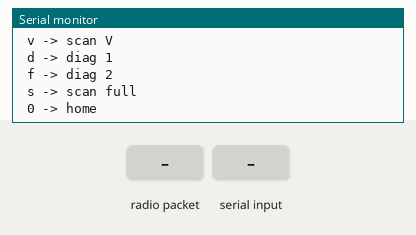
This sketch was run on a simulated Arduino Uno, built with avr-gcc and run on an emulated ATmega328P. Shown: the last lines printed to the serial monitor. Inputs (shaded band) come from the test bench. No radio packets arrive unless stated.

Above: at 1.2 s.
1.3 s: radio packet "1" arrives
At 2.5 s:
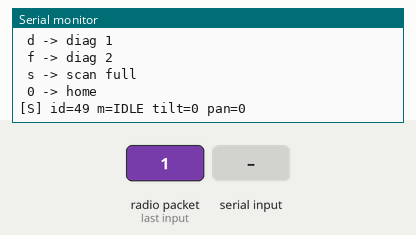
2.8 s: "1" received over Serial
At 3.7 s:
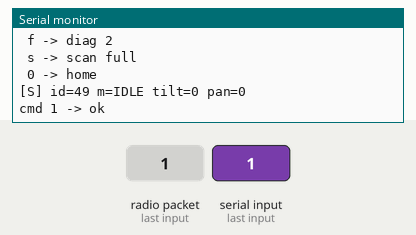
4.3 s: byte 48 ('0') received over Serial
At 4.8 s:
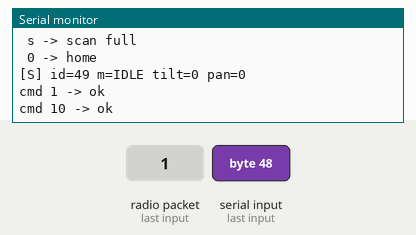

The sketch:

CODE_OUT.ino
```cpp
#include <SPI.h>
#include <RF24.h>

enum TxCmd : uint8_t {
  TXC_NONE = 0,
  TXC_ALL,
  TXC_LASER,
  TXC_SERVOS,
  TXC_RADIO,
  TXC_MCU,
  TXC_SCAN_H,
  TXC_SCAN_V,
  TXC_SCAN_D1,
  TXC_SCAN_D2,
  TXC_ZERO,
  TXC_SCAN_FULL
};

enum TxMode : uint8_t {
  TM_IDLE = 0,
  TM_WAIT,
  TM_H,
  TM_V,
  TM_D1,
  TM_D2,
  TM_TEST
};

enum TxTest : uint8_t {
  TT_NONE = 0,
  TT_LASER,
  TT_SERVOS,
  TT_RADIO,
  TT_MCU,
  TT_ALL
};

struct TxCmdPacket {
  uint8_t dev;
  TxCmd   cmd;
};

struct TxTelPacket {
  uint8_t dev;
  int8_t  tilt;
  int8_t  pan;
  TxMode  mode;
};

struct TxTestPacket {
  uint8_t dev;
  TxTest  test;
  bool    start;
  bool    done;
  bool    ok;
};

const uint8_t TX_RF_CE  = 7;
const uint8_t TX_RF_CSN = 8;

RF24 txRadio(TX_RF_CE, TX_RF_CSN);

const byte PIPE_BASE[6] = "BASE1";
const byte PIPE_NODE[6] = "CUBE1";

const uint8_t RX_NODE_ID = 1;

void sendCmdFrame(TxCmd c) {
  TxCmdPacket p;
  p.dev = RX_NODE_ID;
  p.cmd = c;

  txRadio.stopListening();
  txRadio.openWritingPipe(PIPE_NODE);
  bool sent = txRadio.write(&p, sizeof(p));
  txRadio.startListening();

  Serial.print("cmd ");
  Serial.print((int)c);
  Serial.print(" -> ");
  Serial.println(sent ? "ok" : "err");
}

const char* modeStr(TxMode m) {
  switch (m) {
    case TM_IDLE: return "IDLE";
    case TM_WAIT: return "WAIT";
    case TM_H:    return "H";
    case TM_V:    return "V";
    case TM_D1:   return "D1";
    case TM_D2:   return "D2";
    case TM_TEST: return "TEST";
    default:      return "?";
  }
}

const char* testStr(TxTest t) {
  switch (t) {
    case TT_LASER:  return "LASER";
    case TT_SERVOS: return "SERVOS";
    case TT_RADIO:  return "RADIO";
    case TT_MCU:    return "MCU";
    case TT_ALL:    return "ALL";
    default:        return "NONE";
  }
}

void showMenu() {
  Serial.println("Console ready");
  Serial.println("Keys:");
  Serial.println(" 1 -> all tests");
  Serial.println(" 2 -> laser");
  Serial.println(" 3 -> servos");
  Serial.println(" 4 -> radio");
  Serial.println(" 5 -> mcu");
  Serial.println(" h -> scan H");
  Serial.println(" v -> scan V");
  Serial.println(" d -> diag 1");
  Serial.println(" f -> diag 2");
  Serial.println(" s -> scan full");
  Serial.println(" 0 -> home");
}

void handleKey(char c) {
  if      (c == '1') sendCmdFrame(TXC_ALL);
  else if (c == '2') sendCmdFrame(TXC_LASER);
  else if (c == '3') sendCmdFrame(TXC_SERVOS);
  else if (c == '4') sendCmdFrame(TXC_RADIO);
  else if (c == '5') sendCmdFrame(TXC_MCU);
  else if (c == 'h') sendCmdFrame(TXC_SCAN_H);
  else if (c == 'v') sendCmdFrame(TXC_SCAN_V);
  else if (c == 'd') sendCmdFrame(TXC_SCAN_D1);
  else if (c == 'f') sendCmdFrame(TXC_SCAN_D2);
  else if (c == 's') sendCmdFrame(TXC_SCAN_FULL);
  else if (c == '0') sendCmdFrame(TXC_ZERO);
}

void printTest(const TxTestPacket* t) {
  Serial.print("[T] id=");
  Serial.print(t->dev);
  Serial.print(" type=");
  Serial.print(testStr(t->test));
  Serial.print(" st=");
  Serial.print(t->start ? "1" : "0");
  Serial.print(" end=");
  Serial.print(t->done ? "1" : "0");
  Serial.print(" ok=");
  Serial.println(t->ok ? "1" : "0");
}

void printTel(const TxTelPacket* t) {
  Serial.print("[S] id=");
  Serial.print(t->dev);
  Serial.print(" m=");
  Serial.print(modeStr(t->mode));
  Serial.print(" tilt=");
  Serial.print(t->tilt);
  Serial.print(" pan=");
  Serial.println(t->pan);
}

void handleRx() {
  uint8_t buf[32];
  txRadio.read(&buf, sizeof(buf));

  TxTestPacket* tst = (TxTestPacket*)buf;
  bool isDiag =
    tst->dev == RX_NODE_ID &&
    tst->test >= TT_LASER &&
    tst->test <= TT_ALL;

  if (isDiag) {
    printTest(tst);
  } else {
    TxTelPacket* tp = (TxTelPacket*)buf;
    printTel(tp);
  }
}

void setup() {
  Serial.begin(115200);
  Serial.println();
  showMenu();

  txRadio.begin();
  txRadio.setChannel(90);
  txRadio.setDataRate(RF24_250KBPS);
  txRadio.setPALevel(RF24_PA_LOW);
  txRadio.openReadingPipe(1, PIPE_BASE);
  txRadio.startListening();
}

void loop() {
  if (Serial.available()) {
    char c = Serial.read();
    handleKey(c);
  }

  if (txRadio.available()) {
    handleRx();
  }
}
```

Measured:
- after the input at 1.3 s, the serial monitor: prints a new line at once (image 1)
- after the input at 2.8 s, the serial monitor: prints a new line at once (image 2)
- after the input at 4.3 s, the serial monitor: prints a new line at once (image 3)
